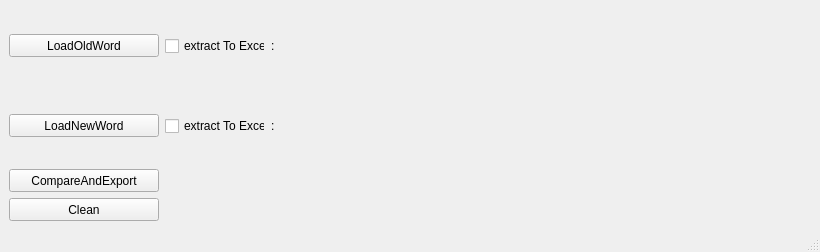
<?xml version="1.0" encoding="UTF-8"?>
<ui version="4.0">
 <class>ConverterWindow</class>
 <widget class="QMainWindow" name="ConverterWindow">
  <property name="geometry">
   <rect>
    <x>0</x>
    <y>0</y>
    <width>820</width>
    <height>252</height>
   </rect>
  </property>
  <property name="windowTitle">
   <string>VelesStroyApp</string>
  </property>
  <widget class="QWidget" name="centralwidget">
   <layout class="QHBoxLayout" name="horizontalLayout_4">
    <item>
     <layout class="QVBoxLayout" name="verticalLayout">
      <item>
       <layout class="QHBoxLayout" name="horizontalLayout">
        <item>
         <widget class="QPushButton" name="pbLoadOldWord">
          <property name="minimumSize">
           <size>
            <width>150</width>
            <height>23</height>
           </size>
          </property>
          <property name="maximumSize">
           <size>
            <width>150</width>
            <height>23</height>
           </size>
          </property>
          <property name="text">
           <string>LoadOldWord</string>
          </property>
         </widget>
        </item>
        <item>
         <widget class="QCheckBox" name="chbxExportOld2Excel">
          <property name="maximumSize">
           <size>
            <width>100</width>
            <height>16777215</height>
           </size>
          </property>
          <property name="text">
           <string>extract To Excel</string>
          </property>
         </widget>
        </item>
        <item>
         <widget class="QLabel" name="lblOldWord">
          <property name="text">
           <string>:</string>
          </property>
         </widget>
        </item>
       </layout>
      </item>
      <item>
       <layout class="QHBoxLayout" name="horizontalLayout_2">
        <item>
         <widget class="QPushButton" name="pbLoadNewWord">
          <property name="minimumSize">
           <size>
            <width>150</width>
            <height>23</height>
           </size>
          </property>
          <property name="maximumSize">
           <size>
            <width>150</width>
            <height>23</height>
           </size>
          </property>
          <property name="text">
           <string>LoadNewWord</string>
          </property>
         </widget>
        </item>
        <item>
         <widget class="QCheckBox" name="chbxExportNew2Excel">
          <property name="maximumSize">
           <size>
            <width>100</width>
            <height>16777215</height>
           </size>
          </property>
          <property name="text">
           <string>extract To Excel</string>
          </property>
         </widget>
        </item>
        <item>
         <widget class="QLabel" name="lblNewWord">
          <property name="text">
           <string>:</string>
          </property>
         </widget>
        </item>
       </layout>
      </item>
      <item>
       <widget class="QPushButton" name="pbCompareAndExport">
        <property name="minimumSize">
         <size>
          <width>150</width>
          <height>23</height>
         </size>
        </property>
        <property name="maximumSize">
         <size>
          <width>150</width>
          <height>23</height>
         </size>
        </property>
        <property name="text">
         <string>CompareAndExport</string>
        </property>
       </widget>
      </item>
      <item>
       <widget class="QPushButton" name="pbClean">
        <property name="minimumSize">
         <size>
          <width>150</width>
          <height>23</height>
         </size>
        </property>
        <property name="maximumSize">
         <size>
          <width>150</width>
          <height>23</height>
         </size>
        </property>
        <property name="text">
         <string>Clean</string>
        </property>
       </widget>
      </item>
     </layout>
    </item>
    <item>
     <spacer name="horizontalSpacer">
      <property name="orientation">
       <enum>Qt::Horizontal</enum>
      </property>
      <property name="sizeHint" stdset="0">
       <size>
        <width>40</width>
        <height>20</height>
       </size>
      </property>
     </spacer>
    </item>
   </layout>
  </widget>
  <widget class="QMenuBar" name="menubar">
   <property name="geometry">
    <rect>
     <x>0</x>
     <y>0</y>
     <width>820</width>
     <height>21</height>
    </rect>
   </property>
  </widget>
  <widget class="QStatusBar" name="statusbar"/>
 </widget>
 <resources/>
 <connections/>
</ui>
